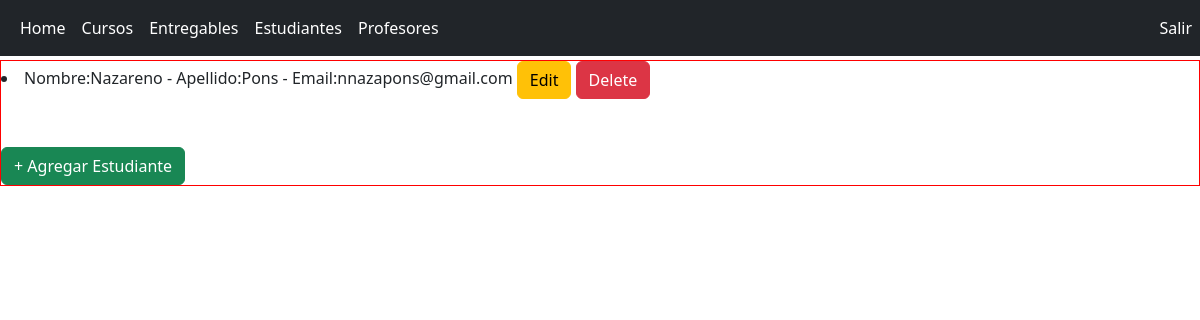
Before: /AppCoder/read_estudiantes/ with the older database file.
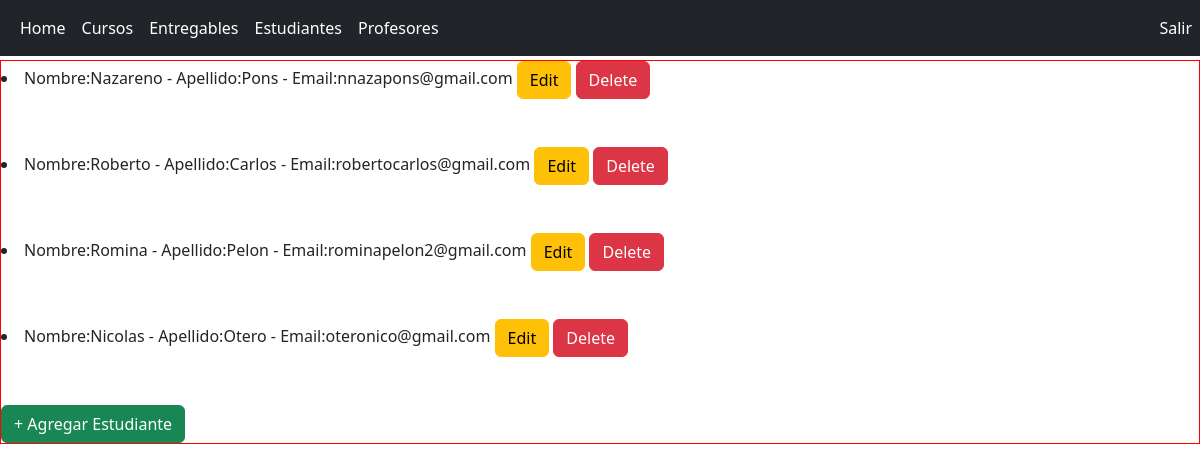
After: the same page with the newer database file.
### AppCoder/models.py (models this page shows)
class Estudiante(models.Model):
    nombre = models.CharField(max_length=30)
    apellido = models.CharField(max_length=30)
    email = models.EmailField()
    def __str__(self):
        return f"Nombre:{self.nombre} - Apellido:{self.apellido} - Email:{self.email}"

### AppCoder/views.py (the view)
# urls.py: path('read_estudiantes/', read_estudiantes),
def read_estudiantes(request=None):
    estudiantes = Estudiante.objects.all()
    return render(request, "estudiantesCRUD/read_estudiantes.html", {"estudiantes": estudiantes})

### AppCoder/template/estudiantesCRUD/read_estudiantes.html
{% extends "../home.html" %}
{% load static %}
{% block contenido %}
    {% for estudiante in estudiantes %}
        <li>
            {{ estudiante }}
            <a href="/AppCoder/update_estudiantes/{{estudiante.id}}" class="btn btn-warning">Edit</a>
            <a href="/AppCoder/delete_estudiantes/{{estudiante.id}}" class="btn btn-danger">Delete</a>
        </li>
        <br>
        <br>
    {% endfor %}
    <a class="btn btn-success" href="/AppCoder/create_estudiantes">+ Agregar Estudiante</a>
{% endblock %}

### AppCoder/template/home.html (shortened to what this page needs)
<!DOCTYPE html>
<html lang="en">
<head>
    {% load static %}
    <link rel="stylesheet" href="{%static 'css/bootstrap.min.css'%}">
    <link rel="stylesheet" href="{%static 'css/myestilo.css'%}">
</head>
<body>
    <nav class="navbar navbar-expand-md navbar-dark fixed-top bg-dark">
        <div class="container-fluid">
          <div class="collapse navbar-collapse" id="navbarCollapse">
            <ul class="navbar-nav me-auto mb-2 mb-md-0">
              <li class="nav-item">
                <a class="nav-link active" aria-current="page" href="/AppCoder/home">Home</a>
              </li>
              <li class="nav-item">
                <a class="nav-link active" aria-current="page" href="/AppCoder/cursos">Cursos</a>
              </li>
              <li class="nav-item">
                <a class="nav-link active" aria-current="page" href="/AppCoder/entregables">Entregables</a>
              </li>
              <li class="nav-item">
                <a class="nav-link active" aria-current="page" href="/AppCoder/read_estudiantes">Estudiantes</a>
              </li>
              <li class="nav-item">
                <a class="nav-link active" aria-current="page" href="/AppCoder/profesores">Profesores</a>
              </li>
              <li class="nav-item" style="position: absolute; right: 150px">
                <a class="nav-link active" aria-current="page" href="/AppCoder/perfil">{{ user.username }}</a>
              </li>
              <li class="nav-item" style="position: absolute; right: 0px">
                <a class="nav-link active" aria-current="page" href="/AppCoder/logout">Salir</a>
              </li>
            </ul>
          </div>
        </div>
      </nav>
      <div class="contenido1">
        {% block contenido %}{% endblock %}
      </div>
</body>
</html>

### AppCoder/static/css/myestilo.css (style rules this page uses)
.contenido1 { position: relative; top: 60px; border: 1px solid red; }

Changed rows visible on the page:
added Estudiante: nombre+apellido+email "Nombre:Roberto - Apellido:Carlos - Email:robertocarlos@gmail.com"
added Estudiante: nombre+apellido+email "Nombre:Romina - Apellido:Pelon - Email:rominapelon2@gmail.com"
added Estudiante: nombre+apellido+email "Nombre:Nicolas - Apellido:Otero - Email:oteronico@gmail.com"
